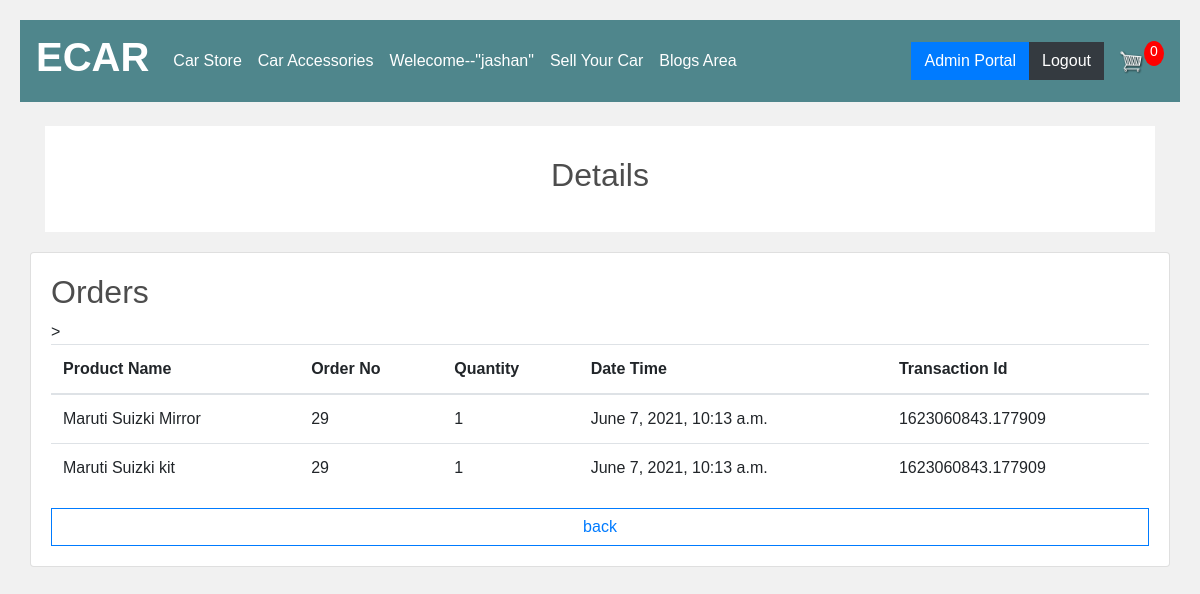
/ordersview/1623060843.177909 (signed in), run on the app's committed database.
### store/models.py (models this page shows, shortened)
class OrderItem(models.Model):
	product = models.ForeignKey(Product, on_delete=models.SET_NULL, null=True)
	order = models.ForeignKey(Order, on_delete=models.SET_NULL, null=True)
	quantity = models.IntegerField(default=0, null=True, blank=True)
	date_added = models.DateTimeField(auto_now_add=True)

class Product(models.Model):
	name = models.CharField(max_length=200,default="Null")
	company_name = models.CharField(max_length=200,help_text="Maruti,Hundai,etc",default="Null")
	price = models.FloatField(default=500.0)
	digital = models.BooleanField(default=False,null=True, blank=True)
	image = models.ImageField(null=True, blank=True)
	image1 = models.ImageField(null=True, blank=True)
	image2 = models.ImageField(null=True, blank=True)
	des = models.CharField(max_length=200, help_text="color,condition,any problem in past,etc",default='Null')
	Km= models.CharField(max_length=200,default='Null')
	location = models.CharField(max_length=25,default='Null')
	Owners = models.CharField(max_length=10,default='Null')
	Year = models.CharField(max_length=4,default=00)
	car = models.CharField(max_length=20,default='Not')
	g = models.BooleanField(default=False,null=True, blank=True)
	totalprice=models.FloatField(default=0.0)
	number=models.IntegerField(default=0000000)
	customer= models.CharField(max_length=20,default="Null")
	car_number=models.CharField(max_length=4,default="xx90")
	parts = models.BooleanField(default=False,null=True, blank=True)
	def __str__(self):
		return self.name

class Order(models.Model):
	customer = models.ForeignKey(Customer, on_delete=models.SET_NULL, null=True, blank=True)
	date_ordered = models.DateTimeField(auto_now_add=True)
	complete = models.BooleanField(default=False)
	total = models.IntegerField(null=True)
	transaction_id = models.CharField(max_length=100, null=True)
	def __str__(self):
		return str(self.id)
	@property
	def get_cart_items(self):
		orderitems = self.orderitem_set.all()
		total = sum([item.quantity for item in orderitems])
		return total

### store/views.py (the view)
# urls.py: path('ordersview/<str:pk>', views.ordersview, name="ordersview"),
def ordersview(request,pk):
	data = cartData(request)
	cartItems = data['cartItems']
	order = data['order']
	items = data['items']
	t=Order.objects.get(transaction_id=pk)
	product=OrderItem.objects.filter(order=t)
	context = {'cartItems':cartItems,'product':product}
	return render(request, 'store/orderdetails.html',context)

### store/utils.py (called while the page is built)
def cartData(request):
	if request.user.is_authenticated:
		customer = request.user.customer
		order, created = Order.objects.get_or_create(customer=customer, complete=False)
		items = order.orderitem_set.all()
		cartItems = order.get_cart_items
	else:
		cookieData = cookieCart(request)
		cartItems = cookieData['cartItems']
		order = cookieData['order']
		items = cookieData['items']
	return {'cartItems':cartItems ,'order':order, 'items':items}

### store/templates/store/orderdetails.html (shortened to what this page needs)
{% extends 'store/main.html' %}
{% load static %}
{% block content %}
<div class="header">
  <h2>Details</h2>
</div>
<div class="row">
  <div class="leftcolumn">
    <div class="card">
      <h2>Orders</h2>
    <table border="1">
          <table class = "table">
   <thead>
      <tr>
         <th>Product Name</th>>
         <th>Order No</th>
         <th>Quantity</th>
         <th>Date Time</th>
         <th>Transaction Id</th>
      </tr>
   </thead>
   <tbody>
    {% for product in product %}
      <tr class = "active">
         <td>{{product.product}} </td>
         <td>{{product.order}} </td>
         <td>{{product.quantity}} </td>
         <td>{{product.date_added}}</td>
         <td>{{product.order.transaction_id}}</td>
      </tr>
      {% endfor %}
   </tbody>
</table>
 <a href="{% url 'orders' %}"class="btn btn-outline-primary">back</a>
  </div>
{% endblock content %}

### store/templates/store/main.html (shortened to what this page needs)
<!DOCTYPE html>
{% load static %}
<html>
<head>
	<link rel="stylesheet" href="https://stackpath.bootstrapcdn.com/bootstrap/4.4.1/css/bootstrap.min.css">
	<link rel="stylesheet" type="text/css" href="{% static 'css/main.css' %}">
</head>
<body>
<div>
	<nav class="navbar navbar-expand-lg navbar-dark bg-dark">
	  <a class="navbar-brand" ><h1 style="color: white"><strong>ECAR</strong></h1></a>
	  <div class="collapse navbar-collapse" id="navbarSupportedContent" >
	    <ul class="navbar-nav mr-auto">
	      <li class="nav-item active">
	        <a class="nav-link" href="{% url 'store' %}">Car Store <span class="sr-only">(current)</span></a>
	      </li>
	      <li class="nav-item active">
	        <a class="nav-link" href="{% url 'vp' %}">Car Accessories <span class="sr-only">(current)</span></a>
	      </li>
	      <li class="nav-item active">
	        <h class="nav-link">Welecome--"{{request.user.username}}"</h>
	      </li>
<li class="nav-item active">
	        <a class="nav-link" href="{% url 'seller' %}">Sell Your Car<span class="sr-only">(current)</span></a>
	      </li>
	  <li class="nav-item active">
	        <a class="nav-link" href="{% url 'tb' %}">Blogs Area<span class="sr-only">(current)</span></a>
	      </li>
	    </ul>
	    {%if not request.user.username %}
	    <div class="form-inline my-2 my-lg-0">
	     	<a href="{% url 'login' %}"class="btn btn-dark">LogIn</a>
     	{%else%}
     	<div class="form-inline my-2 my-lg-0">
	     	<a href="{% url 'adminportal' %}"class="btn btn-primary">Admin Portal</a>
     	<div class="form-inline my-2 my-lg-0">
	     	<a href="{% url 'logout' %}"class="btn btn-dark">Logout</a>
	     	<a href="{% url 'cart' %}">
	    		<img  id="cart-icon" src="{% static 'images/cart.png' %}">
	    	</a>
	    	<p id="cart-total">{{cartItems}}</p>
	     	{%endif%}
	    </div>
	  </div>
	</nav>
     <div class="container">
            <br>
            {% block content %}
            {% endblock content %}
         </div>
</div>
</body>
</html>

### static/css/main.css (style rules this page uses)
body { background-color: hsl(0, 0%, 98%); }
h1,h2,h3,h4,h5,h6 { color:hsl(0, 0%, 30%); }
.bg-dark { background-color: #4f868c!important; }
#cart-icon { width:25px; display: inline-block; margin-left: 15px; }
#cart-total { display: block; text-align: center; color:#fff; background-color: red; width: 20px; height: 25px; border-radius: 50%; font-size: 14px; }
.btn { border-radius: 0; }

### store/templates/store/main.html (style rules this page uses)
body, body { background-color:#F3E5AB; }

### store/templates/store/orderdetails.html (style rules this page uses)
body { font-family: Arial; padding: 20px; background: #f1f1f1; }
.header { padding: 30px; font-size: 40px; text-align: center; background: white; }
.leftcolumn { float: left; width: 100%; }
.card { background-color: white; padding: 20px; margin-top: 20px; }
.row:after { content: ""; display: table; clear: both; }

### data on the page
OrderItem: product "Maruti Suizki Mirror", order "29", quantity "1", date_added "June 7, 2021, 10:13 a.m.", order.transaction_id "1623060843.177909"
OrderItem: product "Maruti Suizki kit", order "29", quantity "1", date_added "June 7, 2021, 10:13 a.m.", order.transaction_id "1623060843.177909"

### other printed values
{{ request.user.username }} "jashan"
{{ cartItems }} "0"
